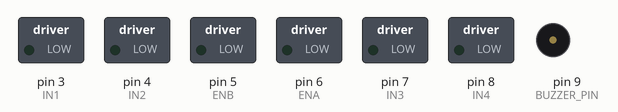
Simulated run of this sketch. Board: Arduino Uno, built with avr-gcc and run on an emulated ATmega328P. On the bench: switched loads named in the sketch (green lamp = pin HIGH), buzzer (waves = sounding, pin HIGH). What the sketch prints to the serial monitor is not drawn.

Above: at 0.1 s.
At 1.1 s:
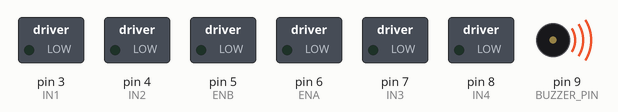
Timing chart, 0 to 2.6 s (numbered marks = the images above):
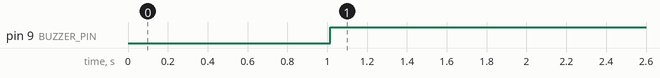

Measured:
- by itself, pin 9 (BUZZER_PIN): LOW → HIGH at 1.0 s

The sketch:

ARDUINO_CODE.ino
```cpp
#include <SPI.h>
#include <mcp_can.h>

// =====================================================
// MCP2515
// =====================================================

#define CAN_CS_PIN 10

// =====================================================
// Buzzer
// =====================================================

#define BUZZER_PIN 9

// =====================================================
// L293D Motor Driver
// =====================================================

#define IN1 3
#define IN2 4
#define ENA 6

#define IN3 7
#define IN4 8
#define ENB 5

// =====================================================
// Settings
// =====================================================

#define MOTOR_SPEED 80

#define OBSTACLE_DIST_CM 10

#define EXPECTED_ID 0x100

// =====================================================

MCP_CAN CAN(CAN_CS_PIN);

// =====================================================

int distance = 255;
int ldr = 1;

unsigned long lastPrint = 0;

// =====================================================
// Motor Functions
// =====================================================

void motorsForward()
{
  digitalWrite(IN1, HIGH);
  digitalWrite(IN2, LOW);

  digitalWrite(IN3, HIGH);
  digitalWrite(IN4, LOW);

  analogWrite(ENA, MOTOR_SPEED);
  analogWrite(ENB, MOTOR_SPEED);
}

// =====================================================

void motorsStop()
{
  digitalWrite(IN1, LOW);
  digitalWrite(IN2, LOW);

  digitalWrite(IN3, LOW);
  digitalWrite(IN4, LOW);

  analogWrite(ENA, 0);
  analogWrite(ENB, 0);
}

// =====================================================

void setup()
{
  Serial.begin(115200);

  delay(1000);

  Serial.println("====================================");
  Serial.println("AUTOMOTIVE CAN CONTROL SYSTEM");
  Serial.println("Arduino Receiver ECU Starting...");
  Serial.println("====================================");

  // =================================================
  // Motor Pins
  // =================================================

  pinMode(IN1, OUTPUT);
  pinMode(IN2, OUTPUT);
  pinMode(ENA, OUTPUT);

  pinMode(IN3, OUTPUT);
  pinMode(IN4, OUTPUT);
  pinMode(ENB, OUTPUT);

  // =================================================
  // Buzzer
  // =================================================

  pinMode(BUZZER_PIN, OUTPUT);

  digitalWrite(BUZZER_PIN, LOW);

  motorsStop();

  // =================================================
  // CAN INIT
  // =================================================

  Serial.println("Initializing MCP2515...");

  while (CAN.begin(MCP_ANY, CAN_500KBPS, MCP_16MHZ) != CAN_OK)
  {
    Serial.println("CAN Init Failed...");
    delay(1000);
  }

  Serial.println("CAN Init Success");

  CAN.setMode(MCP_NORMAL);

  Serial.println("Arduino Receiver Ready");
  Serial.println("====================================");
}

// =====================================================

void loop()
{
  unsigned long rxId;
  unsigned char len = 0;
  unsigned char buf[8];

  bool newData = false;

  // =================================================
  // RECEIVE CAN DATA
  // =================================================

  if (CAN.checkReceive() == CAN_MSGAVAIL)
  {
    CAN.readMsgBuf(&rxId, &len, buf);

    if (rxId == EXPECTED_ID && len >= 2)
    {
      distance = buf[0];
      ldr = buf[1];

      newData = true;
    }
  }

  // =================================================
  // SAFETY LOGIC
  // =================================================

  bool safeCondition =
      (distance >= OBSTACLE_DIST_CM) &&
      (ldr == 0);

  // =================================================
  // SAFE CONDITION
  // =================================================

  if (safeCondition)
  {
    motorsForward();

    digitalWrite(BUZZER_PIN, LOW);
  }

  // =================================================
  // UNSAFE CONDITION
  // =================================================

  else
  {
    motorsStop();

    digitalWrite(BUZZER_PIN, HIGH);
  }

  // =================================================
  // DETAILED LIVE SERIAL MONITOR
  // =================================================

  if (millis() - lastPrint >= 300)
  {
    lastPrint = millis();

    Serial.println("------------------------------------");

    // CAN Status
    Serial.print("CAN Status      : ");

    if (newData)
      Serial.println("DATA RECEIVED");
    else
      Serial.println("WAITING");

    // Distance
    Serial.print("Distance        : ");
    Serial.print(distance);
    Serial.println(" cm");

    // LDR
    Serial.print("Light Condition : ");

    if (ldr)
      Serial.println("DARK");
    else
      Serial.println("LIGHT");

    // Safety
    Serial.print("System State    : ");

    if (safeCondition)
      Serial.println("SAFE");
    else
      Serial.println("UNSAFE");

    // Motor
    Serial.print("Motor Status    : ");

    if (safeCondition)
      Serial.println("FORWARD");
    else
      Serial.println("STOPPED");

    // Buzzer
    Serial.print("Buzzer Status   : ");

    if (safeCondition)
      Serial.println("OFF");
    else
      Serial.println("ON");

    Serial.println("------------------------------------");
  }
}
```
